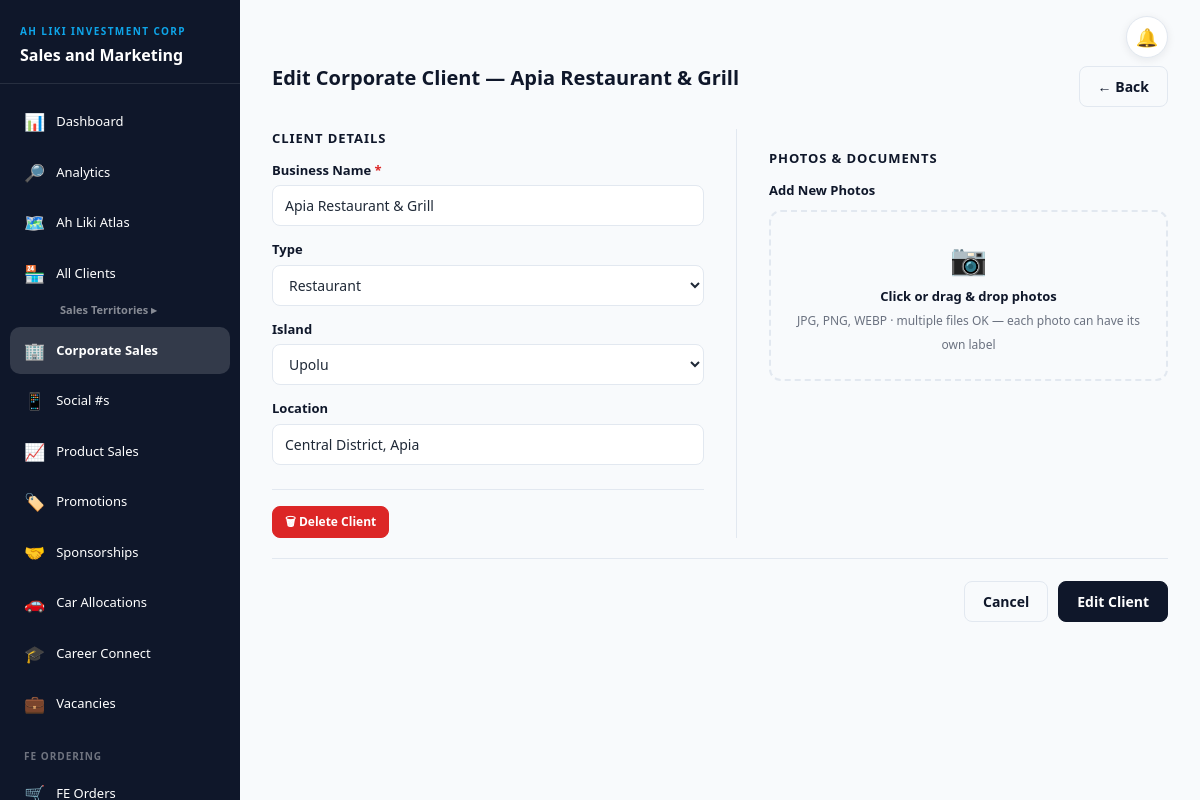
Page /horecca/3/edit/ (signed in) on the committed database.
### shops/models.py (models this page shows, shortened)
class Business(models.Model):
    BUSINESS_TYPES = [
        ('HOTEL',      'Hotel'),
        ('CAFE',       'Café'),
        ('RESTAURANT', 'Restaurant'),
        ('OTHER',      'Other'),
    ]
    ISLAND_CHOICES = [
        ('Upolu',  'Upolu'),
        ('Savaii', 'Savaii'),
    ]
    name          = models.CharField(max_length=200)
    business_type = models.CharField(max_length=20, choices=BUSINESS_TYPES, default='HOTEL')
    island        = models.CharField(max_length=50, choices=ISLAND_CHOICES, default='Upolu',
                                     blank=True, null=True)
    location      = models.CharField(max_length=300, blank=True)
    created_at    = models.DateTimeField(auto_now_add=True)
    updated_at    = models.DateTimeField(auto_now=True)
    class Meta:
        ordering = ['-created_at']
        verbose_name = 'HORECCA Client'
        verbose_name_plural = 'HORECCA Clients'

### shops/views.py (the view, shortened to what this page needs)
# urls.py: path('horecca/<int:biz_id>/edit/',        views.edit_business,      name='edit_business'),
@login_required(login_url='login')
def edit_business(request, biz_id):
    biz = get_object_or_404(Business.objects.prefetch_related('photos'), id=biz_id)
    return render(request, 'shops/business_form.html', {'action': 'Edit', 'biz': biz})

### fe_orders/access.py (called while the page is built)
def is_fe(user):
    return (user.is_authenticated and not user.is_superuser
            and user.groups.filter(name=FE_GROUP).exists())

def fe_context(request):
    return {'is_fe': getattr(request, 'is_fe', False)}

    def __call__(self, request):
        request.is_fe = is_fe(request.user)
        if request.is_fe and not self._allowed(request.path_info):
            return redirect('fe_home')
        return self.get_response(request)

### shops/access.py (called while the page is built)
def roles_of(user):
    if not user.is_authenticated:
        return set()
    if user.is_superuser:
        return {MANAGER}
    return set(user.groups.filter(name__in=ROLES).values_list('name', flat=True))

def finance_roles_of(user):
    if not user.is_authenticated or user.is_superuser:
        return set()
    return set(user.groups.filter(name__in=FINANCE_ROLES).values_list('name', flat=True))

def is_finance(user):
    return bool(finance_roles_of(user)) and not roles_of(user)

def is_hr(user):
    return (user.is_authenticated and not user.is_superuser and not roles_of(user) and not finance_roles_of(user)
            and user.groups.filter(name=HR_GROUP).exists())

def is_social(user):
    return (user.is_authenticated and not user.is_superuser and not roles_of(user) and not finance_roles_of(user)
            and user.groups.filter(name=SOCIAL_GROUP).exists() and not is_hr(user))

def blocked_areas(user):
    roles = roles_of(user)
    if not roles:
        return set().union(*BLOCKED.values())
    return set.intersection(*(BLOCKED[r] for r in roles))

def can_see_sales(request):
    return not {'corporate_sales', 'monthly_sales'} <= getattr(request, 'blocked_areas', set())

def role_label(user):
    if is_hr(user):
        return HR_GROUP
    if is_social(user):
        return SOCIAL_GROUP
    if is_finance(user):
        return FINANCIAL_CONTROLLER if FINANCIAL_CONTROLLER in finance_roles_of(user) else FINANCE_STAFF
    roles = roles_of(user)
    for r in (MANAGER, MARKETING, SALES):
        if r in roles:
            return r
    return 'No access level'

### shops/templates/shops/business_form.html (shortened to what this page needs)
{% extends 'shops/base.html' %}
{% block content %}
<div class="page-header">
  <div><h2 class="page-title">{{ action }} Corporate Client{% if biz %} — {{ biz.name }}{% endif %}</h2></div>
  <a href="{% url 'business_list' %}" class="btn-sms btn-outline-custom">← Back</a>
</div>
<form method="POST" enctype="multipart/form-data">
  <div style="display:grid;grid-template-columns:1fr 1fr;gap:0 32px">
    <div>
      <div class="form-section-title">Client Details</div>
      <div class="form-group">
        <label class="sms-label">Business Name <span style="color:var(--danger)">*</span></label>
        <input type="text" name="name" value="{{ biz.name|default:'' }}" required class="sms-input">
      </div>
      <div class="form-group">
        <label class="sms-label">Type</label>
        <select name="business_type" class="sms-input">
          <option value="RESTAURANT" {% if biz.business_type == 'RESTAURANT' %}selected{% endif %}>Restaurant</option>
        </select>
      </div>
      <div class="form-group">
        <label class="sms-label">Island</label>
        <select name="island" class="sms-input">
          <option value="Upolu"  {% if biz.island == 'Upolu'  or not biz %}selected{% endif %}>Upolu</option>
        </select>
      </div>
      <div class="form-group">
        <label class="sms-label">Location</label>
        <input type="text" name="location" value="{{ biz.location|default:'' }}" class="sms-input">
      </div>
      {% if biz %}
      <div style="margin-top:24px;padding-top:16px;border-top:1px solid var(--border)">
        <button type="submit" name="delete_business" value="1"
                onclick="return confirm('Delete {{ biz.name }}?')"
                class="btn-sms btn-danger-custom sm">🗑 Delete Client</button>
      </div>
      {% endif %}
    </div>
    <div style="border-left:1px solid var(--border);padding-left:32px">
      {% include 'shops/photo_upload_panel.html' with photos=biz.photos.all prefix="biz" %}
    </div>
  </div>
  <div style="display:flex;gap:10px;justify-content:flex-end;padding-top:22px;border-top:1px solid var(--border);margin-top:20px">
    <a href="{% url 'business_list' %}" class="btn-sms btn-outline-custom">Cancel</a>
    <button type="submit" class="btn-sms btn-primary-custom">{{ action }} Client</button>
  </div>
</form>
{% endblock %}

### shops/templates/shops/base.html (style rules this page uses)
:root { --primary: #0F172A; --primary2: #1E293B; --accent: #0EA5E9; --accent-light: #38BDF8; --surface: #F8FAFC; --card: #FFFFFF; --muted: #6B7280; --border: #E2E8F0; --success: #16A34A; --danger: #DC2626; --info: #2563EB; --text-primary: #0F172A; --text-secondary: #475569; }
* { box-sizing: border-box; }
body { font-family: 'Segoe UI', system-ui, sans-serif; background: var(--surface); min-height: 100vh; margin: 0; color: #1F2937; }
.btn-primary-custom { background: var(--primary); color: #fff; border: 1px solid var(--primary); }
.btn-outline-custom { background: transparent; color: var(--primary); border: 1px solid var(--border); }
.btn-danger-custom { background: var(--danger); color: #fff; border: 1px solid var(--danger); }
.btn-sms { border-radius: 8px; padding: 9px 18px; font-size: 14px; font-weight: 600; cursor: pointer; display: inline-flex; align-items: center; gap: 6px; text-decoration: none; }
.btn-sms.sm { padding: 6px 12px; font-size: 12px; }
.form-section-title { font-size:13px; font-weight:700; color:var(--primary); text-transform:uppercase; letter-spacing:.07em; margin-bottom:12px; }
.sms-input { width:100%; padding:9px 12px; border:1px solid var(--border); border-radius:8px; font-size:14px; background:var(--card); color:#1F2937; outline:none; }
.sms-label { display:block; margin-bottom:5px; font-size:13px; font-weight:600; color:var(--primary); }
.form-group { margin-bottom:14px; }
.page-header { display:flex; justify-content:space-between; align-items:flex-start; margin-bottom:22px; }
.page-title { margin:0; color:var(--primary); font-size:20px; font-weight:700; }

### rows in the picture
Business: name "Apia Restaurant & Grill", business_type "Restaurant", island "Upolu", location "Central District, Apia"

### other values in the picture
{{ action }} "Edit"
